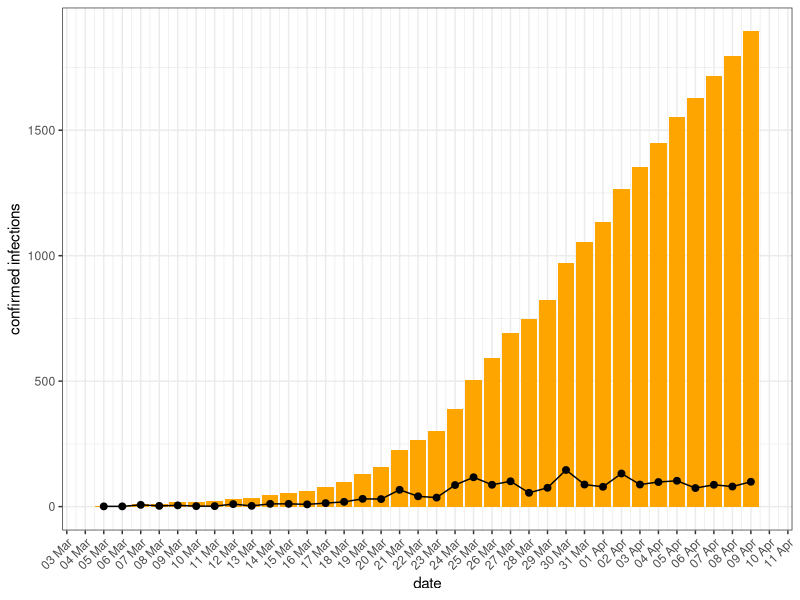

The R script that drew this image: (Note: this script raises an error after producing the figure.)
## ---- chunk 1
knitr::opts_chunk$set(echo = TRUE)
## ---- chunk 2
suppressMessages(library(ggplot2))
suppressMessages(library(dplyr))
suppressMessages(library(readr))
suppressMessages(library(lubridate))
library(tidyr)
library(tibble)
covid19_arg<-read_delim("COVID19_ARG.tsv",delim ='\t')
## ---- chunk 3
names(covid19_arg)
## ---- chunk 4
covid19_arg<-read_delim("COVID19_ARG.tsv",delim ='\t')
## ---- chunk 5
covid19_arg<-covid19_arg %>% mutate(date=mdy(date))
covid19_arg %>% ggplot()+
  geom_col(aes(x=date,y=total_cases),fill='orange')+
  geom_line(aes(x=date,y=new_cases),fill='green')+
  geom_point(aes(x=date,y=new_cases),fill='green',size=2)+
    ylab("confirmed infections")+
  theme_bw()+
    scale_x_date(date_breaks = "1 day", date_labels = "%d %b")+
  theme(axis.text.x = element_text(angle = 45, hjust = 1))+
  ggsave("images/total.png",height = 2,width = 6)
## ---- chunk 6
covid19_arg %>% ggplot()+
  geom_col(aes(x=date,y=total_deaths),fill='red')+
  geom_line(aes(x=date,y=new_deaths),fill='green')+
  geom_point(aes(x=date,y=new_deaths),fill='green',size=2)+
    ylab("confirmed deaths")+
  scale_x_date(date_breaks = "1 day", date_labels = "%d %b")+
  theme_bw()+
  theme(axis.text.x = element_text(angle = 45, hjust = 1))+
  ggsave("images/totaldeaths.png",height = 2,width =6)
## ---- chunk 7

covid19_arg[,c(12:27)] %>% replace(is.na(.), 0) %>% tibble::add_column(date=covid19_arg$date) %>%
  pivot_longer(-date,names_to = "Province", values_to = "total") %>% group_by(Province) %>% summarise(total_cases=sum(total)) %>% arrange((total_cases)) %>%
   ggplot()+
  geom_col(aes(x=Province,y=total_cases),fill='orange')+
    ylab("confirmed infections")+
  #scale_x_date(date_breaks = "1 day", date_labels = "%d %b")+
  theme_bw()+
  theme(axis.text.x = element_text(angle = 45, hjust = 1))+
  ggsave("images/deathsperprovinces.png",height = 2,width =6)
## ---- chunk 8

top_5<-covid19_arg[,c(12:27)] %>% replace(is.na(.), 0) %>% tibble::add_column(date=covid19_arg$date) %>%
  pivot_longer(-date,names_to = "Province", values_to = "total") %>% group_by(Province) %>% summarise(total_cases=sum(total)) %>%  top_n(5) %>% select(Province)

covid19_arg[,c(12:27)] %>% replace(is.na(.), 0) %>% tibble::add_column(date=covid19_arg$date) %>%group_by(date) %>%
  pivot_longer(-date,names_to = "Province", values_to = "new_cases") %>% group_by(Province) %>% mutate(cumulative_cases=cumsum(new_cases)) %>% arrange(desc(cumulative_cases)) %>% filter( Province %in% unlist(as.list(top_5))) %>% 

  ggplot()+
  geom_line(aes(x=date,y=cumulative_cases,color=Province))+
  geom_point(aes(x=date,y=cumulative_cases,color=Province),size=2)+
  #geom_line(aes(x=date,y=total))+
  ylab("cumulative infections per day [log]")+
   scale_x_date(date_breaks = "1 day", date_labels = "%d %b")+
  theme_bw()+
  scale_y_continuous(trans='log10')+
  theme(axis.text.x = element_text(angle = 45, hjust = 1))+
  ggsave("images/cumulativeperprovincestop5.png",height = 2,width =6)


## ---- chunk 9

top_5<-covid19_arg[,c(12:27)] %>% replace(is.na(.), 0) %>% tibble::add_column(date=covid19_arg$date) %>%
  pivot_longer(-date,names_to = "Province", values_to = "total") %>% group_by(Province) %>% summarise(total_cases=sum(total)) %>%  top_n(6) %>% select(Province)

covid19_arg[,c(12:27)] %>% replace(is.na(.), 0) %>% tibble::add_column(date=covid19_arg$date) %>%
  pivot_longer(-date,names_to = "Province", values_to = "total") %>% filter( Province %in% unlist(as.list(top_5))) %>% 
ggplot()+
  geom_col(aes(x=date,y=total))+
  #geom_point(aes(x=date,y=total,color=Province),size=2)+
  #geom_line(aes(x=date,y=total))+
  ylab("new infections per day")+
   scale_x_date(date_breaks = "1 day", date_labels = "%d %b")+
  theme_bw()+
  theme(axis.text.x = element_text(angle = 45, hjust = 1))+
  facet_wrap(~Province, ncol = 3)+
  ggsave("images/totalprovinces.png",height = 4,width =6)
